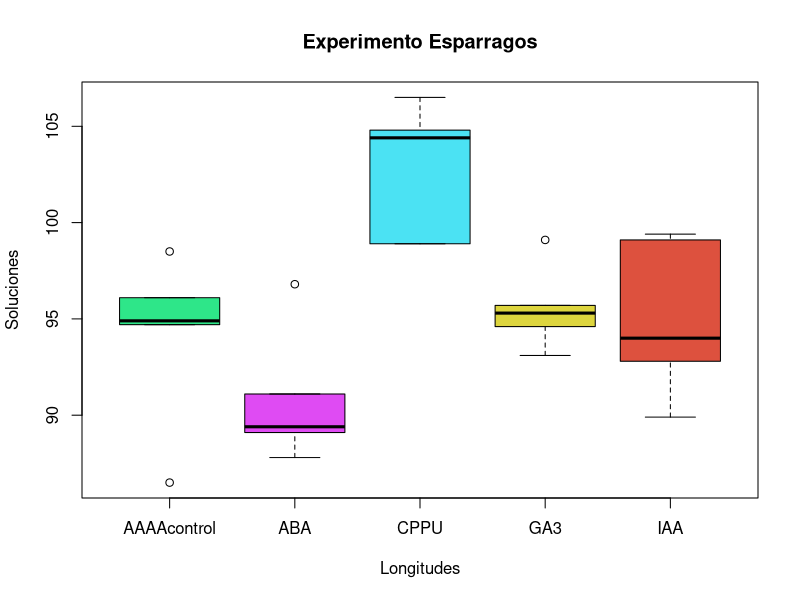
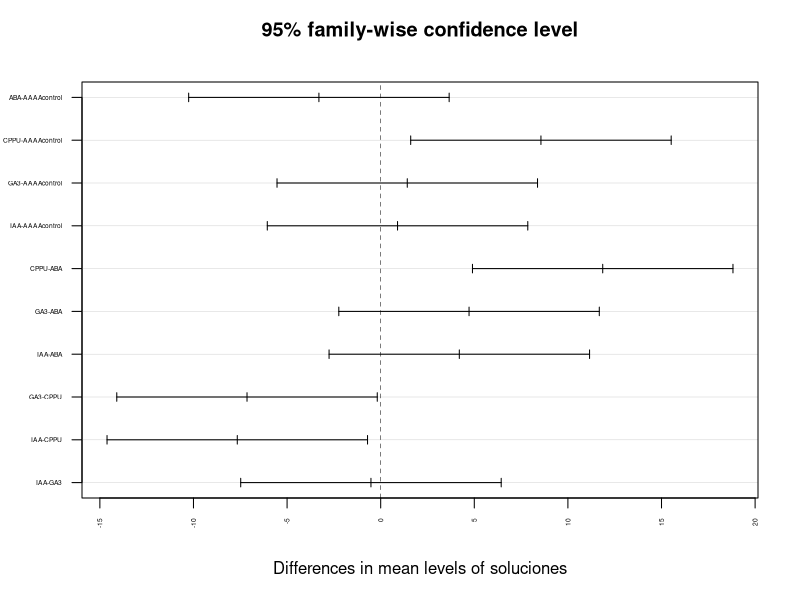
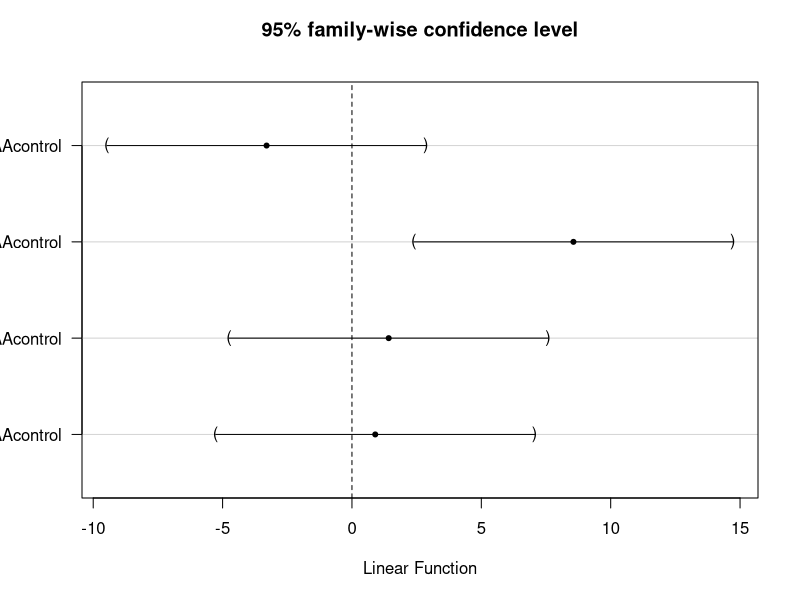

Recreate these plots in R, in order.
#Prueba de Tukey Dunnet 

#Hacer comparaciones de tratamientos
#Ver prueba de Dunnet 

#El efecto de los reguladores de crecimiento de las plantas sobre el alargamiento de esparr´agos fu´e investigado por 
#Yang-Gyu and Woolley (2006).
#La tasa de alargamiento de los tallos es un factor importante que determina el rendimiento 
#final de los esp´arragos en muchas condiciones clim´aticas
#templadas. Se cosecharon tallos de plantas de esp´arragos Jersey Giant
#de 6 a˜nos de edad cultivadas en una plantaci´on comercial en Bulls (latitud 40.2S, 
#longitud 175.4E), Nueva Zelanda. Los tallos fueron cosechados
#al azar y transportadas del campo al laboratorio para su investigaci´on.
#Despu´es de recortar a 80 mm de longitud, las tallos se sumergieron por
#completo durante 1 h en Soluciones acuosas de 10 mg l-1 de concentraci´on
#de ´acido indol-3-ac´etico (IAA), ´acido absc´ısico (ABA), GA3 o CPPU (Sitofex EC 2.0 %; 
#SKW, Trostberg, Alemania) en tubos de ensayo. Los tallos
#de control se sumergieron en agua destilada durante 1 h. El experimento
#fue un dise˜no completamente aleatorizado con cinco repeticiones (tallos)
#por tratamiento. Los datos resultantes (longitud final del tallo en mm) se
#muestran a continuaci´on:

################################################
### Entering data: studs ###
################################################
################################################
AAAAcontrol<-c(94.7,96.1,86.5,98.5,94.9)
IAA<-c(89.9,94.0,99.1,92.8,99.4)
ABA<-c(96.8,87.8,89.1,91.1,89.4)
GA3<-c(99.1,95.3,94.6,93.1,95.7)
CPPU<-c(104.4,98.9,98.9,106.5,104.8)
longitudes<-c(AAAAcontrol,IAA,ABA,GA3,CPPU)
soluciones<-rep(c("AAAAcontrol","IAA","ABA","GA3","CPPU"),
                each=5) #each para repetir datos

soluciones=factor(soluciones) #Factor - Que es esto?  

#marco de trabajo
datojesp = data.frame(longitudes, soluciones)

attach(datojesp)

#analisis descriptivo
boxplot(longitudes ~ soluciones,data=datojesp,col=c("#2EE689","#DF4BF3","#4BE2F3", "#DDD53E", "#DD513E")
        , xlab="Longitudes", ylab="Soluciones", main="Experimento Esparragos")

#crear modelo en este caso es ANOVA
modeloesp = aov(longitudes ~ soluciones, data = datojesp)
resumen_modeloesp = summary(modeloesp)
p_valor_aov = resumen_modeloesp[[1]][["Pr(>F)"]][1] #cargar el resumen del anova como variable y acceder al p-valor

if(p_valor_aov >= 0.05){
  print(paste("Existen pruebas suficientes para aceptar la hipotesis nula entonces 
        no hay diferencias significativas entre tratamientos con p valor (p >= 0.05): ", p_valor_aov))
} else {
  print(paste("Se rechaza la hipotesis nula si hay diferencias significativas entre tratamientos con p valor (p < 0.05): ", p_valor_aov))
}

#prueba de Tukey
prueba_tukey = TukeyHSD(modeloesp)
prueba_tukey

plot(prueba_tukey, las = 2, cex.axis = 0.4) #raya punteada justo en cero
#es un grafico de un intervalo de confianza y los no que tocan el valor cero indica que hay
#diferencias estadisticas de los tratamientos para este caso CPPU-ABA

#Hipotesis de la prueba de Tukey

#H  que la media de i es igual a media de j
#A que la media de i es diferente de media de j

#Prueba de Dunnet
#install.packages("mvtnorm")
#install.packages("multcomp")
#install.packages("survival")

#Como cargar varias librerias en un sola linea de codigo
library("mvtnorm")
library("multcomp")
library("survival")

# Crear el objeto de contraste de Dunnett
dunnett_prueba = glht(modeloesp, linfct = mcp(soluciones = "Dunnett"), alternative = "two.sided")
resumen_dunnet = summary(dunnett_prueba)

#Grafica de la prueba de Dunnet
plot(resumen_dunnet) #solo una tiene diferencias entre ellas he incluyendo el control

#Hipotesis de la prueba de Dunnet
#Hipotesis nula: cada tratamiento es igual al control
#Hipotesis alternativa: al menos alguno de los tratamientos es diferente al control
